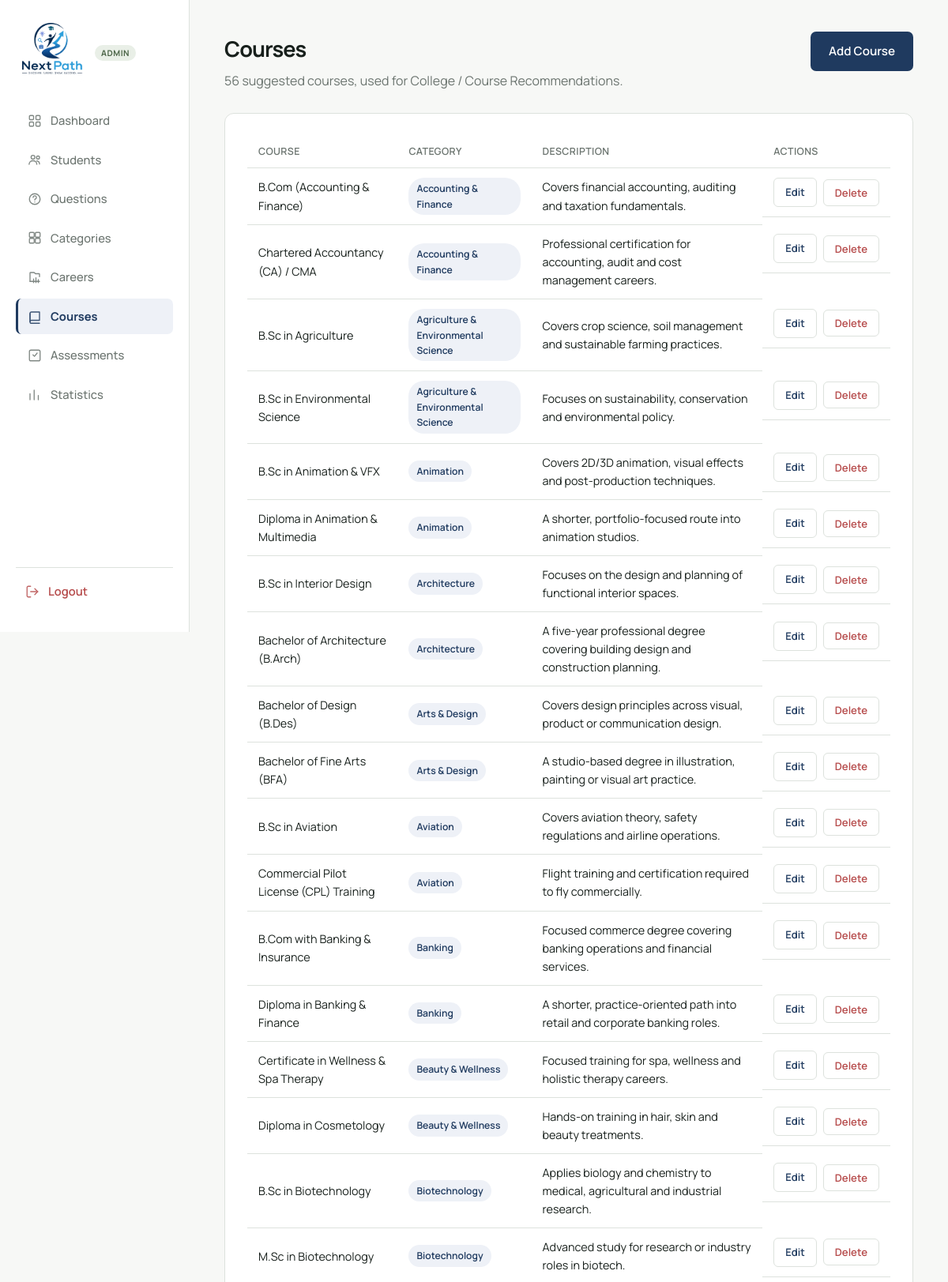
The page /admin/courses.php (signed in, upper part) on the database its author committed.
### tables this page shows
CREATE TABLE courses (
    id           INT AUTO_INCREMENT PRIMARY KEY,
    category_id  INT NOT NULL,
    course_name  VARCHAR(150) NOT NULL,
    description  VARCHAR(300) DEFAULT NULL,
    created_at   TIMESTAMP DEFAULT CURRENT_TIMESTAMP,
    updated_at   TIMESTAMP DEFAULT CURRENT_TIMESTAMP ON UPDATE CURRENT_TIMESTAMP,
    FOREIGN KEY (category_id) REFERENCES categories(id) ON DELETE CASCADE
);

CREATE TABLE categories (
    id          INT AUTO_INCREMENT PRIMARY KEY,
    name        VARCHAR(120) NOT NULL UNIQUE,
    description VARCHAR(400) NOT NULL,
    created_at  TIMESTAMP DEFAULT CURRENT_TIMESTAMP,
    updated_at  TIMESTAMP DEFAULT CURRENT_TIMESTAMP ON UPDATE CURRENT_TIMESTAMP
);

### includes/functions.php (called while the page is built, shortened)
<?php
function clean($value) {
    return htmlspecialchars(trim($value ?? ''), ENT_QUOTES, 'UTF-8');
}
function base_url($path = '') {
    return APP_BASE_PATH . ltrim($path, '/');
}

### admin/courses.php (the view, shortened to what this page needs)
<?php
require_once __DIR__ . '/../includes/admin_auth.php';
try {
    $courses = $pdo->query('
        SELECT co.id, co.course_name, co.description, c.name AS category_name
        FROM courses co JOIN categories c ON c.id = co.category_id
        ORDER BY c.name ASC, co.course_name ASC
    ')->fetchAll();
} catch (PDOException $e) {
    error_log('[NEXTPath] courses lookup failed: ' . $e->getMessage());
    $courses = [];
    $coursesTableMissing = true;
}
?>
<!DOCTYPE html>
<html lang="en">
<head>
<link rel="stylesheet" href="<?= base_url('assets/css/main.css') ?>">
<link rel="stylesheet" href="<?= base_url('assets/css/dashboard.css') ?>">
<link rel="stylesheet" href="<?= base_url('assets/css/admin.css') ?>">
</head>
<body class="dashboard-body">
<?php require __DIR__ . '/../includes/admin-sidebar.php'; ?>
<main class="dashboard-main">
  <header class="dashboard-header">
    <div>
      <h1>Courses</h1>
      <p class="dashboard-sub"><?= count($courses) ?> suggested courses, used for College / Course Recommendations.</p>
    </div>
    <a href="add-course.php" class="btn btn-primary">Add Course</a>
  </header>
  <section class="card">
    <div class="table-scroll">
      <table class="data-table">
        <thead><tr><th>Course</th><th>Category</th><th>Description</th><th>Actions</th></tr></thead>
        <tbody>
          <?php foreach ($courses as $c): ?>
            <tr>
              <td><?= clean($c['course_name']) ?></td>
              <td><span class="badge"><?= clean($c['category_name']) ?></span></td>
              <td><?= clean($c['description']) ?></td>
              <td class="actions-cell">
                <a href="edit-course.php?id=<?= $c['id'] ?>" class="btn btn-outline btn-sm">Edit</a>
                <form method="POST" action="delete-course.php" class="confirm-form" data-confirm="Delete this course?">
                  <button type="submit" class="btn btn-danger btn-sm">Delete</button>
                </form>
              </td>
            </tr>
          <?php endforeach; ?>
        </tbody>
      </table>
    </div>
  </section>
</main>
</body>
</html>

### assets/css/main.css (style rules this page uses)
:root { --primary: #1F3A5F; --primary-dark: #16293F; --secondary: #4C6548; --bg: #F7F8F6; --surface: #FFFFFF; --text: #18201C; --muted: #6B746F; --border: #DDE2DD; --success: #4C7A57; --error: #B64B4B; --font-display: "Satoshi", "General Sans", "Manrope", Arial, sans-serif; --font-body: "Manrope", "Inter", Arial, sans-serif; --radius-sm: 7px; --radius-md: 10px; --radius-lg: 12px; --shadow-subtle: 0 8px 30px rgba(20, 30, 25, 0.06); --transition: 200ms ease; }
* { box-sizing: border-box; }
html { scroll-behavior: smooth; }
body { margin: 0; font-family: var(--font-body); background: var(--bg); color: var(--text); font-size: 16px; line-height: 1.6; -webkit-font-smoothing: antialiased; }
h1, h2, h3, h4, h5, h6 { font-family: var(--font-display); letter-spacing: -0.035em; font-weight: 700; margin: 0 0 0.5em; color: var(--text); }
p { margin: 0 0 1em; color: var(--text); }
a { color: inherit; text-decoration: none; }
.btn { display: inline-flex; align-items: center; justify-content: center; gap: 8px; padding: 12px 22px; border-radius: var(--radius-sm); font-family: var(--font-body); font-weight: 600; font-size: 0.95rem; border: 1px solid transparent; cursor: pointer; transition: background var(--transition), color var(--transition), border-color var(--transition), transform var(--transition); text-align: center; }
.btn-primary { background: var(--primary); color: #fff; }
.btn-outline { background: transparent; color: var(--primary); border-color: var(--border); }
.btn-danger { background: transparent; color: var(--error); border-color: var(--border); }
.btn-sm { padding: 7px 14px; font-size: 0.82rem; border-radius: 6px; }

### assets/css/dashboard.css (style rules this page uses)
.dashboard-body { display: flex; min-height: 100vh; background: var(--bg); }
.dashboard-main { flex: 1; padding: 40px 44px; max-width: 1080px; }
.dashboard-header { display: flex; justify-content: space-between; align-items: flex-start; flex-wrap: wrap; gap: 16px; margin-bottom: 28px; }
.dashboard-header h1 { font-size: 1.7rem; margin-bottom: 6px; }
.dashboard-sub { color: var(--muted); margin: 0; }
.card { background: var(--surface); border: 1px solid var(--border); border-radius: var(--radius-lg); padding: 28px; margin-bottom: 24px; }
.table-scroll { overflow-x: auto; }
.data-table { width: 100%; border-collapse: collapse; font-size: 0.9rem; }
.data-table th { text-align: left; padding: 10px 14px; border-bottom: 1px solid var(--border); color: var(--muted); font-weight: 600; font-size: 0.78rem; text-transform: uppercase; letter-spacing: 0.03em; white-space: nowrap; }
.data-table td { padding: 12px 14px; border-bottom: 1px solid var(--border); vertical-align: middle; }
.data-table tbody tr { transition: background var(--transition); }
.actions-cell { display: flex; gap: 8px; align-items: center; }
.badge { display: inline-block; background: #EEF1F7; color: var(--primary); font-size: 0.76rem; font-weight: 600; padding: 4px 10px; border-radius: 20px; }

### assets/css/admin.css (style rules this page uses)
.confirm-form { display: inline; margin: 0; }
.confirm-form .btn { margin: 0; }

### rows shown on the page
courses: course_name "B.Com (Accounting & Finance)", category.name "Accounting & Finance", description "Covers financial accounting, auditing and taxation fundamentals."
courses: course_name "Chartered Accountancy (CA) / CMA", category.name "Accounting & Finance", description "Professional certification for accounting, audit and cost management careers."
courses: course_name "B.Sc in Agriculture", category.name "Agriculture & Environmental Science", description "Covers crop science, soil management and sustainable farming practices."
courses: course_name "B.Sc in Environmental Science", category.name "Agriculture & Environmental Science", description "Focuses on sustainability, conservation and environmental policy."
courses: course_name "B.Sc in Animation & VFX", category.name "Animation", description "Covers 2D/3D animation, visual effects and post-production techniques."
courses: course_name "Diploma in Animation & Multimedia", category.name "Animation", description "A shorter, portfolio-focused route into animation studios."
courses: course_name "B.Sc in Interior Design", category.name "Architecture", description "Focuses on the design and planning of functional interior spaces."
courses: course_name "Bachelor of Architecture (B.Arch)", category.name "Architecture", description "A five-year professional degree covering building design and construction planning."
courses: course_name "Bachelor of Design (B.Des)", category.name "Arts & Design", description "Covers design principles across visual, product or communication design."
courses: course_name "Bachelor of Fine Arts (BFA)", category.name "Arts & Design", description "A studio-based degree in illustration, painting or visual art practice."
courses: course_name "B.Sc in Aviation", category.name "Aviation", description "Covers aviation theory, safety regulations and airline operations."
courses: course_name "Commercial Pilot License (CPL) Training", category.name "Aviation", description "Flight training and certification required to fly commercially."
courses: course_name "B.Com with Banking & Insurance", category.name "Banking", description "Focused commerce degree covering banking operations and financial services."
courses: course_name "Diploma in Banking & Finance", category.name "Banking", description "A shorter, practice-oriented path into retail and corporate banking roles."
courses: course_name "Certificate in Wellness & Spa Therapy", category.name "Beauty & Wellness", description "Focused training for spa, wellness and holistic therapy careers."
courses: course_name "Diploma in Cosmetology", category.name "Beauty & Wellness", description "Hands-on training in hair, skin and beauty treatments."
courses: course_name "B.Sc in Biotechnology", category.name "Biotechnology", description "Applies biology and chemistry to medical, agricultural and industrial research."
courses: course_name "M.Sc in Biotechnology", category.name "Biotechnology", description "Advanced study for research or industry roles in biotech."

### other values the page prints
$item['label'] "Dashboard"
$item['label'] "Students"
$item['label'] "Questions"
$item['label'] "Categories"
$item['label'] "Careers"
$item['label'] "Courses"
$item['label'] "Assessments"
$item['label'] "Statistics"
count($courses) "56"
